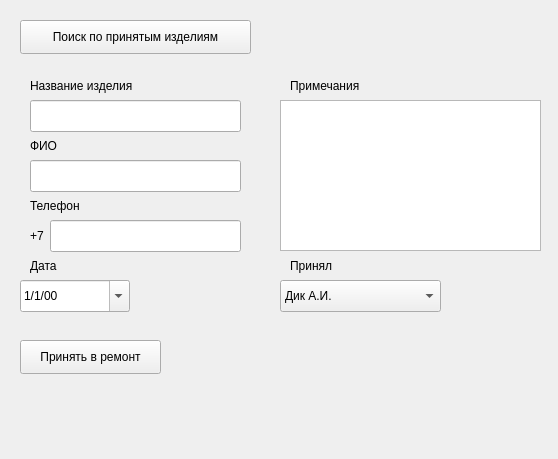
<?xml version="1.0" encoding="UTF-8"?>
<ui version="4.0">
 <class>MainWindow</class>
 <widget class="QMainWindow" name="MainWindow">
  <property name="geometry">
   <rect>
    <x>0</x>
    <y>0</y>
    <width>558</width>
    <height>459</height>
   </rect>
  </property>
  <property name="windowTitle">
   <string>MainWindow</string>
  </property>
  <widget class="QWidget" name="centralWidget">
   <widget class="QLabel" name="lab_start_phone">
    <property name="geometry">
     <rect>
      <x>30</x>
      <y>220</y>
      <width>21</width>
      <height>31</height>
     </rect>
    </property>
    <property name="text">
     <string>+7</string>
    </property>
   </widget>
   <widget class="QDateEdit" name="dateEdit">
    <property name="geometry">
     <rect>
      <x>20</x>
      <y>280</y>
      <width>110</width>
      <height>32</height>
     </rect>
    </property>
    <property name="autoFillBackground">
     <bool>false</bool>
    </property>
    <property name="currentSection">
     <enum>QDateTimeEdit::MonthSection</enum>
    </property>
    <property name="displayFormat">
     <string>d/M/yy</string>
    </property>
    <property name="calendarPopup">
     <bool>true</bool>
    </property>
   </widget>
   <widget class="QLabel" name="lab_stuff">
    <property name="geometry">
     <rect>
      <x>290</x>
      <y>70</y>
      <width>131</width>
      <height>31</height>
     </rect>
    </property>
    <property name="text">
     <string>Примечания</string>
    </property>
   </widget>
   <widget class="QLabel" name="lab_phone">
    <property name="geometry">
     <rect>
      <x>30</x>
      <y>190</y>
      <width>131</width>
      <height>31</height>
     </rect>
    </property>
    <property name="text">
     <string>Телефон</string>
    </property>
   </widget>
   <widget class="QLabel" name="lab_product_name">
    <property name="geometry">
     <rect>
      <x>30</x>
      <y>70</y>
      <width>131</width>
      <height>31</height>
     </rect>
    </property>
    <property name="text">
     <string>Название изделия</string>
    </property>
   </widget>
   <widget class="QLabel" name="lab_date">
    <property name="geometry">
     <rect>
      <x>30</x>
      <y>250</y>
      <width>131</width>
      <height>31</height>
     </rect>
    </property>
    <property name="text">
     <string>Дата</string>
    </property>
   </widget>
   <widget class="QPushButton" name="button_proceed">
    <property name="geometry">
     <rect>
      <x>20</x>
      <y>340</y>
      <width>141</width>
      <height>34</height>
     </rect>
    </property>
    <property name="text">
     <string>Принять в ремонт</string>
    </property>
   </widget>
   <widget class="QPlainTextEdit" name="textf_stuff">
    <property name="geometry">
     <rect>
      <x>280</x>
      <y>100</y>
      <width>261</width>
      <height>151</height>
     </rect>
    </property>
   </widget>
   <widget class="QLabel" name="lab_receiver">
    <property name="geometry">
     <rect>
      <x>290</x>
      <y>250</y>
      <width>131</width>
      <height>31</height>
     </rect>
    </property>
    <property name="text">
     <string>Принял</string>
    </property>
   </widget>
   <widget class="QPushButton" name="button_search">
    <property name="geometry">
     <rect>
      <x>20</x>
      <y>20</y>
      <width>231</width>
      <height>34</height>
     </rect>
    </property>
    <property name="text">
     <string>Поиск по принятым изделиям</string>
    </property>
   </widget>
   <widget class="QLabel" name="lab_name">
    <property name="geometry">
     <rect>
      <x>30</x>
      <y>130</y>
      <width>131</width>
      <height>31</height>
     </rect>
    </property>
    <property name="text">
     <string>ФИО</string>
    </property>
   </widget>
   <widget class="QComboBox" name="cBox_receiver">
    <property name="geometry">
     <rect>
      <x>280</x>
      <y>280</y>
      <width>161</width>
      <height>32</height>
     </rect>
    </property>
    <property name="maxVisibleItems">
     <number>3</number>
    </property>
    <item>
     <property name="text">
      <string>Дик А.И.</string>
     </property>
    </item>
    <item>
     <property name="text">
      <string>Бруй В.И.</string>
     </property>
    </item>
    <item>
     <property name="text">
      <string>Шаповалова Н.А.</string>
     </property>
    </item>
   </widget>
   <widget class="QLineEdit" name="line_product_name">
    <property name="geometry">
     <rect>
      <x>30</x>
      <y>100</y>
      <width>211</width>
      <height>32</height>
     </rect>
    </property>
   </widget>
   <widget class="QLineEdit" name="line_name">
    <property name="geometry">
     <rect>
      <x>30</x>
      <y>160</y>
      <width>211</width>
      <height>32</height>
     </rect>
    </property>
   </widget>
   <widget class="QLineEdit" name="line_phone">
    <property name="geometry">
     <rect>
      <x>50</x>
      <y>220</y>
      <width>191</width>
      <height>32</height>
     </rect>
    </property>
   </widget>
  </widget>
 </widget>
 <layoutdefault spacing="6" margin="11"/>
 <resources/>
 <connections/>
</ui>
